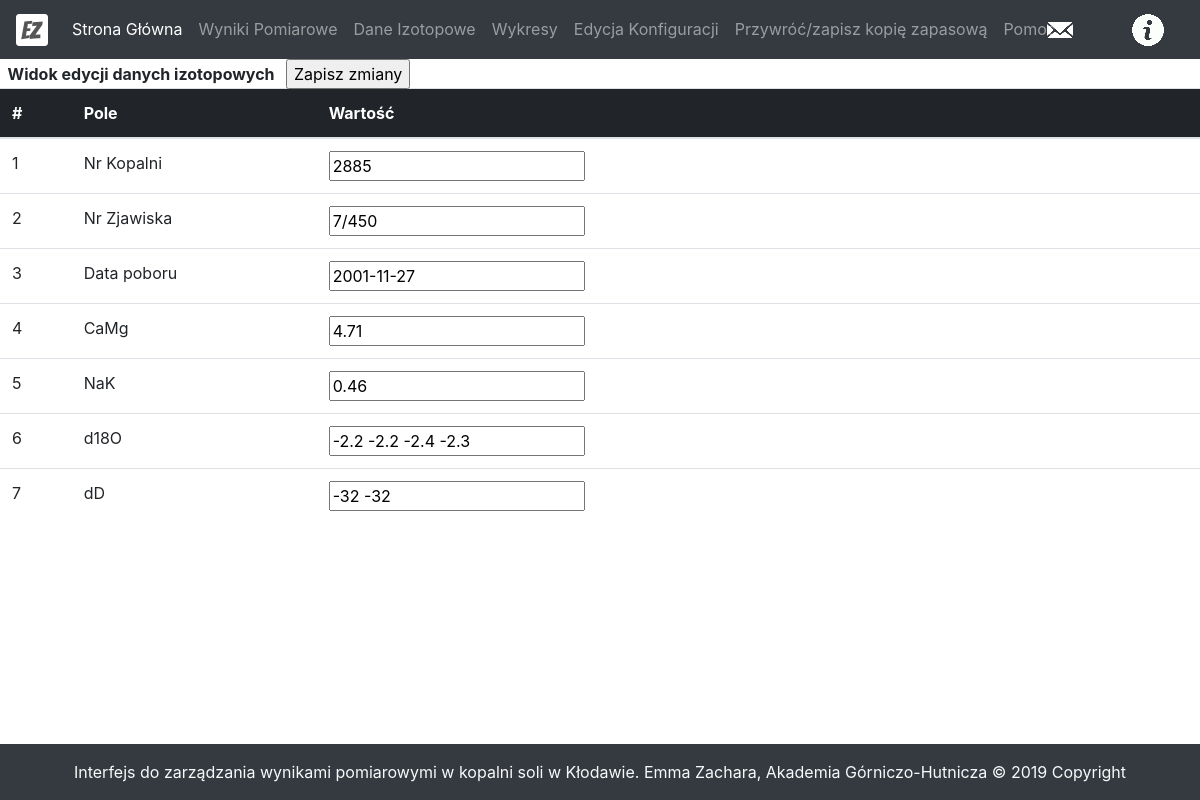
The app's page /editIsotope/1 with its own data.
### tables this page shows
CREATE TABLE izotopy(
 id INTEGER PRIMARY KEY AUTOINCREMENT,
 nr_kopalni	VARCHAR,
 nr_zjawiska VARCHAR,
 data_poboru VARCHAR,
 camg VARCHAR,
 nak VARCHAR,
 d18o VARCHAR,
 dd VARCHAR
);

### main.py (the view)
@app.route('/editIsotope/<int:id>', methods = ['GET', 'POST'])
def editIsotope(id):
    edited = False
    if request.method == 'POST':
        edited = True
        updateIsotope(id, request.form)
    isotope = getIsotope(id)
    isotopes = [isotope]
    convertNulls(isotopes)
    return render_template('editIsotope.html', isotope=isotopes[0], edited=edited)

### dbUtils.py (called while the page is built)
def dict_factory(cursor, row):
    d = OrderedDict()
    for idx, col in enumerate(cursor.description):
        d[col[0]] = row[idx]
    return d

def getIsotope(id):
    conn = sqlite3.connect('data.db')
    cursor = conn.cursor()
    query = 'select * from izotopy where id = {0}'.format(id)
    for row in cursor.execute(query):
        r = row
    isotope = dict_factory(cursor, r)
    conn.close()
    return isotope

def convertNulls(sampleList, character='--'):
    for index, sample in enumerate(sampleList):
        for key, value in sample.items():
            if value==None:
                sampleList[index][key]=character

### templates/editIsotope.html (shortened to what this page needs)
{% extends 'layout.html' %}
{% block body %}
	<div>
		<form method="POST" action="/editIsotope/{{isotope.id}}">
			<table class="table">
				<thead>
					<tr>
						<div>
							<b>&nbsp; Widok edycji danych izotopowych &nbsp; </b>
							<input type="submit" value="Zapisz zmiany">&nbsp;
						</div>
					</tr>
					<tr>
						<th>#</th>
						<th>Pole</th>
						<th>Wartość</th>
						<th></th>
						<th></th>
						<th></th>
						<th></th>
						<th></th>
						<th></th>
					</tr>
				</thead>
  				<tbody>
  				  <tr>
					  <td>1</td>
					  <td>Nr Kopalni</td>
					  <td><input type="text" name="nr_kopalni" value="{{isotope.nr_kopalni}}"></td>
					  <td></td>
					  <td></td>
					  <td></td>
					  <td></td>
					  <td></td>
					  <td></td>
  				  </tr>
				  <tr>
					  <td>2</td>
					  <td>Nr Zjawiska</td>
					  <td><input type="text" name="nr_zjawiska" value="{{isotope.nr_zjawiska}}"></td>
					  <td></td>
					  <td></td>
					  <td></td>
					  <td></td>
					  <td></td>
					  <td></td>
  				  </tr>
				  <tr>
					  <td>3</td>
					  <td>Data poboru</td>
					  <td><input type="text" name="data_poboru" value="{{isotope.data_poboru}}"></td>
					  <td></td>
					  <td></td>
					  <td></td>
					  <td></td>
					  <td></td>
					  <td></td>
  				  </tr>
				  <tr>
					  <td>4</td>
					  <td>CaMg</td>
					  <td><input type="text" name="camg" value="{{isotope.camg}}"></td>
					  <td></td>
					  <td></td>
					  <td></td>
					  <td></td>
					  <td></td>
					  <td></td>
  				  </tr>
				  <tr>
					  <td>5</td>
					  <td>NaK</td>
					  <td><input type="text" name="nak" value="{{isotope.nak}}"></td>
					  <td></td>
					  <td></td>
					  <td></td>
					  <td></td>
					  <td></td>
					  <td></td>
  				  </tr>
				  <tr>
					  <td>6</td>
					  <td>d18O</td>
					  <td><input type="text" name="d18o" value="{{isotope.d18o}}"></td>
					  <td></td>
					  <td></td>
					  <td></td>
					  <td></td>
					  <td></td>
					  <td></td>
  				  </tr>
				  <tr>
					  <td>7</td>
					  <td>dD</td>
					  <td><input type="text" name="dd" value="{{isotope.dd}}"></td>
					  <td></td>
					  <td></td>
					  <td></td>
					  <td></td>
					  <td></td>
					  <td></td>
  				  </tr>
				</tbody>
			</table>
		</form>
	</div>
{% endblock %}

### static/style.css (style rules this page uses)
table { border-collapse: collapse; width: 100%; }
th, td { padding: 8px 16px; }
th { color: #fff; background-color: #212529; border-color: #32383e; }

### records on screen
izotopy: nr_kopalni "2885", nr_zjawiska "7/450", data_poboru "2001-11-27", camg "4.71", nak "0.46", d18o "-2.2 -2.2 -2.4 -2.3", dd "-32 -32"
